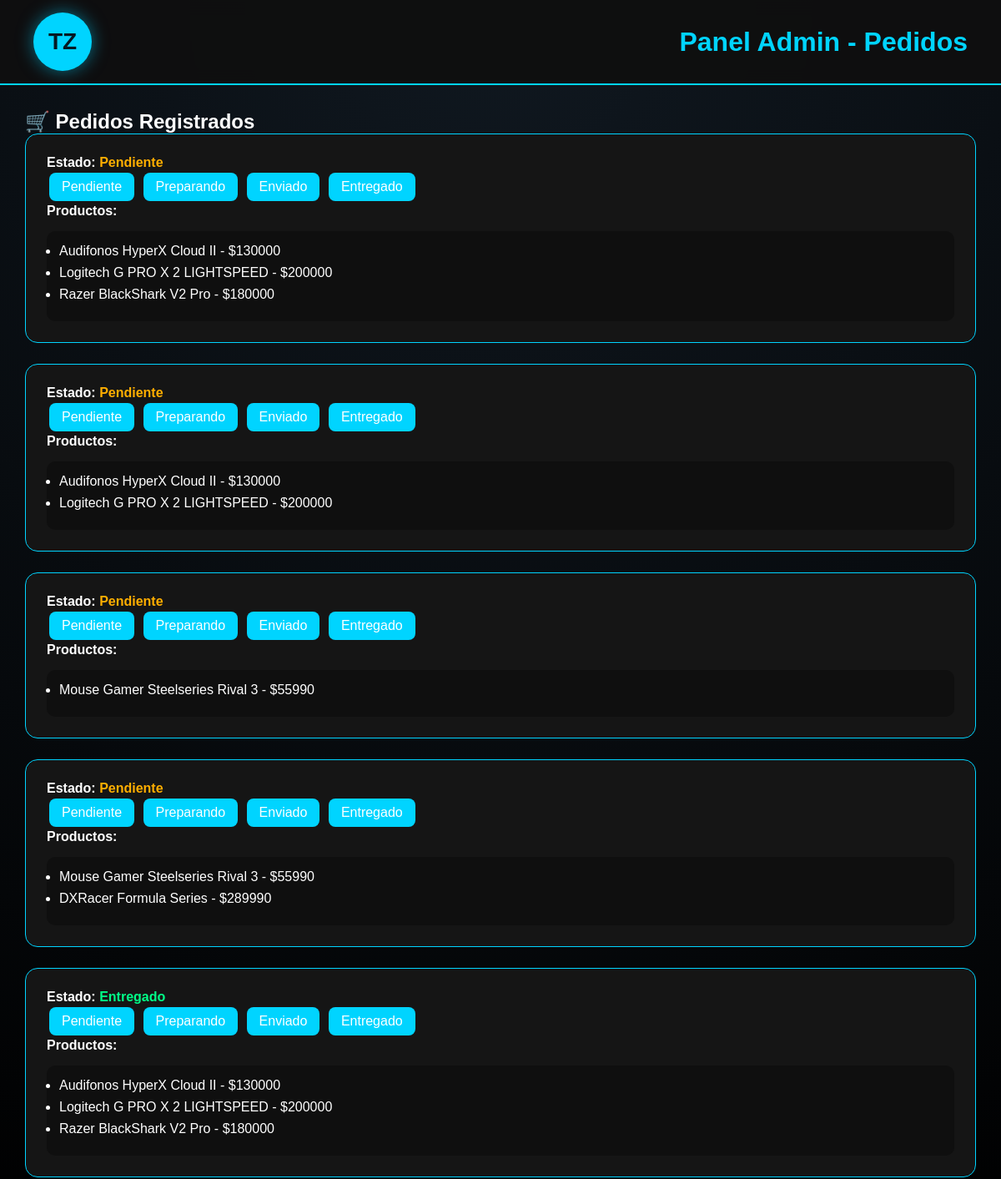
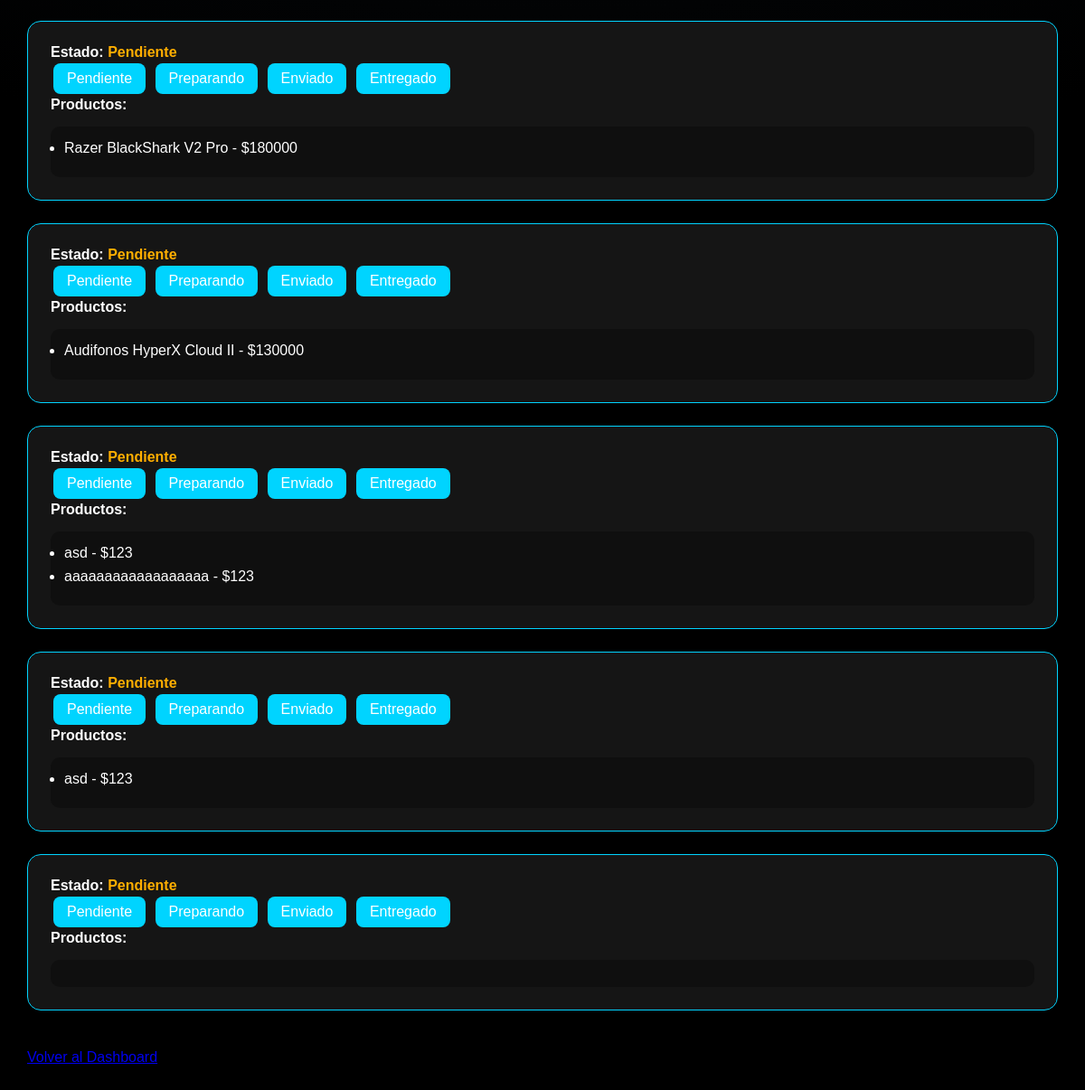
Screenshot of /panel-admin/pedidos/ (signed in) with the database file from the repository (2 pictures, top to bottom).
### tienda/models.py (models this page shows, shortened)
class Pedido(models.Model):
    usuario = models.ForeignKey(
        'auth.User',
        on_delete=models.CASCADE
    )
    total = models.IntegerField()
    fecha = models.DateTimeField(
        auto_now_add=True
    )
    estado = models.CharField(
    max_length=20,
    default='Pendiente'
)

class DetallePedido(models.Model):
    pedido = models.ForeignKey(
        Pedido,
        on_delete=models.CASCADE
    )
    producto = models.ForeignKey(
        Producto,
        on_delete=models.CASCADE
    )
    precio = models.IntegerField()
    cantidad = models.IntegerField(default=1)

class Producto(models.Model):
    nombre = models.CharField(max_length=200)
    precio = models.IntegerField(validators=[MinValueValidator(0)])
    descripcion = models.TextField()
    imagen = models.ImageField(upload_to='productos/', null=True, blank=True)
    stock = models.IntegerField(default=0, validators=[MinValueValidator(0)])
    categoria = models.CharField(max_length=50, default='Otros')
    activo = models.BooleanField(default=True)

### tienda/views.py (the view)
# urls.py: path('panel-admin/pedidos/',views.admin_pedidos,name='admin_pedidos'),
@login_required
def admin_pedidos(request):
    if not request.user.is_staff:
        return redirect('/')
    pedidos = Pedido.objects.all().order_by('-id')
    return render(request, 'admin_panel/pedidos.html', {'pedidos': pedidos})

### tienda/context_processors.py (called while the page is built)
def carrito_count(request):
    carrito = request.session.get('carrito', [])
    return {
        'carrito_count': len(carrito)
    }

### templates/admin_panel/pedidos.html (shortened to what this page needs)
{% load static %}
<!DOCTYPE html>
<html lang="es">
<head>
<link rel="stylesheet" href="{% static 'css/style.css' %}">
</head>
<body>
<header>
    <div class="logo">TZ</div>
    <h1>Panel Admin - Pedidos</h1>
</header>
<section style="padding:30px;">
<table style="width:100%; border-collapse:collapse;">
<h2>🛒 Pedidos Registrados</h2>
{% for pedido in pedidos %}
<div class="pedido-card">
<p>
    <strong>Estado:</strong>
    {% if pedido.estado == 'Pendiente' %}
        <span class="estado-pendiente">{{ pedido.estado }}</span>
    {% elif pedido.estado == 'Preparando' %}
        <span class="estado-preparando">{{ pedido.estado }}</span>
    {% elif pedido.estado == 'Enviado' %}
        <span class="estado-enviado">{{ pedido.estado }}</span>
    {% elif pedido.estado == 'Entregado' %}
        <span class="estado-entregado">{{ pedido.estado }}</span>
    {% endif %}
</p>
<a href="{% url 'cambiar_estado' pedido.id 'Pendiente' %}" class="estado-btn">
    Pendiente
</a>
<a href="{% url 'cambiar_estado' pedido.id 'Preparando' %}" class="estado-btn">
    Preparando
</a>
<a href="{% url 'cambiar_estado' pedido.id 'Enviado' %}" class="estado-btn">
    Enviado
</a>
<a href="{% url 'cambiar_estado' pedido.id 'Entregado' %}" class="estado-btn">
    Entregado
</a>
<p><strong>Productos:</strong></p>
<ul class="productos-lista">
    {% for detalle in pedido.detallepedido_set.all %}
        <li>
            {{ detalle.producto.nombre }}
            - ${{ detalle.precio }}
        </li>
    {% endfor %}
</ul>
</div>
{% endfor %}
<br>
<a href="{% url 'panel_admin' %}">
    Volver al Dashboard
</a>

### static/css/style.css (style rules this page uses)
* { margin:0; padding:0; box-sizing:border-box; font-family:Arial, Helvetica, sans-serif; }
body { background: radial-gradient( circle at top, #101820, #000000 60% ); color:white; min-height:100vh; }
header { position:sticky; top:0; z-index:1000; display:flex; justify-content:space-between; align-items:center; padding:15px 40px; background:rgba(15,15,15,.95); backdrop-filter:blur(10px); border-bottom:2px solid #00d4ff; }
.logo { width:70px; height:70px; background:#00d4ff; border-radius:50%; display:flex; justify-content:center; align-items:center; color:#051923; font-size:28px; font-weight:bold; box-shadow: 0 0 20px rgba(0,212,255,.5); }
header h1 { color:#00d4ff; }
table { width:100%; border-collapse:collapse; margin-top:30px; background:#111; border-radius:15px; overflow:hidden; }
.pedido-card { background:#151515; border:1px solid #00d4ff; border-radius:15px; padding:25px; margin-bottom:25px; transition:.3s; }
.productos-lista { margin-top:15px; padding:15px; background:#0f0f0f; border-radius:10px; }
.productos-lista li { margin-bottom:8px; }
.estado-btn { display:inline-block; padding:8px 15px; border-radius:8px; text-decoration:none; margin:3px; color:white; background:#00d4ff; transition:.3s; }
.estado-pendiente { color:#ffae00; font-weight:bold; }
.estado-entregado { color:#00ff88; font-weight:bold; }

### rows the page displays
Pedido: estado "Pendiente"
DetallePedido: producto.nombre "Audifonos HyperX Cloud II", precio "130000"
DetallePedido: producto.nombre "Logitech G PRO X 2 LIGHTSPEED", precio "200000"
DetallePedido: producto.nombre "Razer BlackShark V2 Pro", precio "180000"
Pedido: estado "Pendiente"
DetallePedido: producto.nombre "Audifonos HyperX Cloud II", precio "130000"
DetallePedido: producto.nombre "Logitech G PRO X 2 LIGHTSPEED", precio "200000"
Pedido: estado "Pendiente"
DetallePedido: producto.nombre "Mouse Gamer Steelseries Rival 3", precio "55990"
Pedido: estado "Pendiente"
DetallePedido: producto.nombre "Mouse Gamer Steelseries Rival 3", precio "55990"
DetallePedido: producto.nombre "DXRacer Formula Series", precio "289990"
Pedido: estado "Entregado"
DetallePedido: producto.nombre "Audifonos HyperX Cloud II", precio "130000"
DetallePedido: producto.nombre "Logitech G PRO X 2 LIGHTSPEED", precio "200000"
DetallePedido: producto.nombre "Razer BlackShark V2 Pro", precio "180000"
Pedido: estado "Pendiente"
DetallePedido: producto.nombre "Razer BlackShark V2 Pro", precio "180000"
Pedido: estado "Pendiente"
DetallePedido: producto.nombre "Audifonos HyperX Cloud II", precio "130000"
Pedido: estado "Pendiente"
DetallePedido: producto.nombre "asd", precio "123"
DetallePedido: producto.nombre "aaaaaaaaaaaaaaaaaa", precio "123"
Pedido: estado "Pendiente"
DetallePedido: producto.nombre "asd", precio "123"
Pedido: estado "Pendiente"
